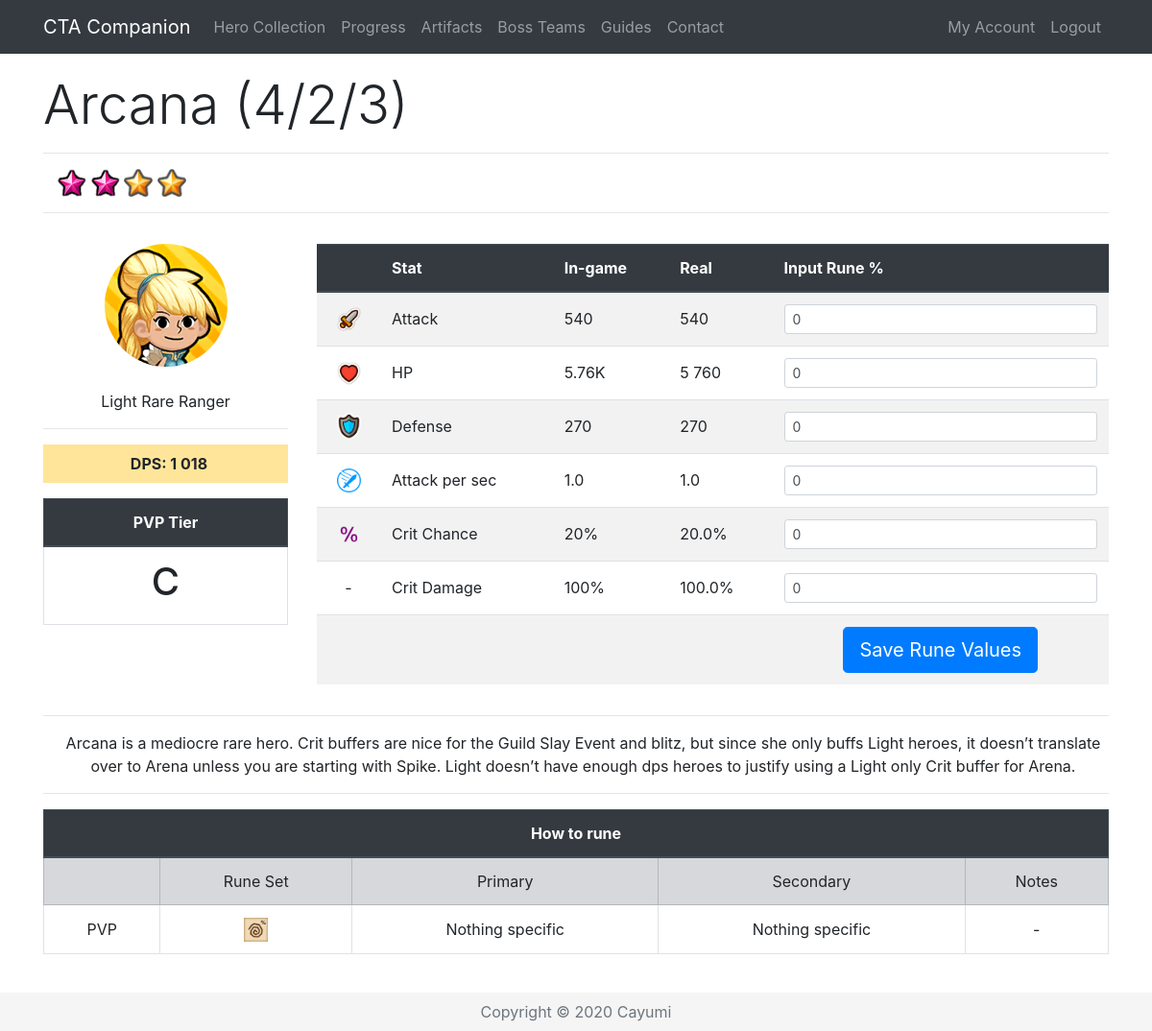
Screenshot of /Hero/4 (signed in) with the database file from the repository.
### app/models.py (models this page shows, shortened)
class Base(db.Model):
    id = db.Column(db.Integer, primary_key=True)
    name = db.Column(db.String(32), index=True, unique=True)
    nameSafe = db.Column(db.String(32), index=True, unique=True)
    job = db.Column(db.String(16), index=True)
    rarity = db.Column(db.String(16), index=True)
    element = db.Column(db.String(16), index=True)
    gender = db.Column(db.String(16), index=True)
    crusher = db.Column(db.Integer, index=True)
    fly = db.Column(db.Integer, index=True)
    blitz = db.Column(db.Integer, index=True)
    atk = db.Column(db.Integer, index=True)
    hp = db.Column(db.Integer, index=True)
    defense = db.Column(db.Integer, index=True)
    crit = db.Column(db.Integer, index=True)
    critDmg = db.Column(db.Integer, index=True)
    movespeed = db.Column(db.Integer, index=True)
    aps = db.Column(db.Integer, index=True)
    arange = db.Column(db.Integer, index=True)
    resistance = db.Column(db.Integer, index=True)
    frenzy = db.Column(db.Integer, index=True)
    dodge = db.Column(db.Integer, index=True)
    stun = db.Column(db.Integer, index=True)
    stunTime = db.Column(db.Integer, index=True)
    aoe = db.Column(db.Integer, index=True)
    ult = db.Column(db.Integer, index=True)
    kshp = db.Column(db.Integer, index=True)
    gold = db.Column(db.Integer, index=True)
    freeze = db.Column(db.Integer, index=True)
    freezeTime = db.Column(db.Integer, index=True)
    freezeDmg = db.Column(db.Integer, index=True)
    burn = db.Column(db.Integer, index=True)
    burnTime = db.Column(db.Integer, index=True)
    burnDmg = db.Column(db.Integer, index=True)
    poison = db.Column(db.Integer, index=True)
    poisonTime = db.Column(db.Integer, index=True)
    poisonDmg = db.Column(db.Integer, index=True)
    sp2 = db.Column(db.Integer, index=True)
    sp2num = db.Column(db.Integer, index=True)
    buffElement = db.Column(db.String(16), index=True)
    buffType = db.Column(db.Integer, index=True)
    buffStat = db.Column(db.String(16), index=True)
    buff = db.Column(db.Integer, index=True)
    heroes = db.relationship('Hero', backref='baseStats', lazy='dynamic')

class Hero(db.Model):
    id = db.Column(db.Integer, primary_key=True)
    level = db.Column(db.Integer, index=True)
    awaken = db.Column(db.Integer, index=True)
    wpn = db.Column(db.Integer, index=True)
    medals = db.Column(db.Integer, index=True)
    runedAtk = db.Column(db.Integer, index=True)
    runedHp = db.Column(db.Integer, index=True)
    runedDef = db.Column(db.Integer, index=True)
    runedAps = db.Column(db.Integer, index=True)
    runedCrit = db.Column(db.Integer, index=True)
    runedCritDmg = db.Column(db.Integer, index=True)
    user_id = db.Column(db.Integer, db.ForeignKey('user.id'))
    base_id = db.Column(db.Integer, db.ForeignKey('base.id'))
    def displayStat(self, stat):
        if stat < 1000:
            return str(int(round(stat, 0)))
        elif stat > 1000000:
            return str(round(stat/1000000, 2))+"M"
        else:
            return str(round(stat/1000, 2))+"K"
    def displayOther(self, x):
        return '{:,}'.format(x).replace(',', ' ')
    def atk(self):
        runedAttack = self.runedAtk
        base = self.baseStats.atk
        level = self.level
        awaken = self.awaken
        atk = int(base * (2 ** (level - 1)) * (1.5 ** awaken))
        runedAtk = atk + (atk * (runedAttack / 100))
        return int(runedAtk)
    def raidAtk(self, art, buff):
        runedAttack = self.runedAtk
        base = self.baseStats.atk
        level = self.level
        awaken = self.awaken
        atk = base * (2 ** (level - 1)) * (1.5 ** awaken)
        runedAtk = (atk + (atk * ((runedAttack+art) / 100))) * self.baseStats.crusher + atk * buff / 100
        return runedAtk
    def hp(self):
        runedHP = self.runedHp
        base = self.baseStats.hp
        level = self.level
        awaken = self.awaken
        hp = int(base * (2 ** (level - 1)) * (1.5 ** awaken))
        runedHP = hp + (hp * (runedHP / 100))
        return int(runedHP)
    def defense(self):
        runedDef = self.runedDef
        base = self.baseStats.defense
        level = self.level
        awaken = self.awaken
        defense = int(base * (2 ** (level - 1)) * (1.5 ** awaken))
        runedDef = defense + (defense * (runedDef / 100))
        return int(runedDef)
    def aps(self):
        runedAps = self.runedAps
        base = self.baseStats.aps
        runedAps = base + (base * (runedAps / 100))
        return runedAps
    def crit(self):
        runedCrit = self.runedCrit
        base = self.baseStats.crit
        return (base + runedCrit)/100
    def critDmg(self):
        runedDmg = self.runedCritDmg
        base = self.baseStats.critDmg
        return (base + runedDmg)/100
    def dpsSP2(self):
        sp2 = self.baseStats.sp2
        sp2num = self.baseStats.sp2num
        atk = self.atk()
        aps = self.aps()
        crit = self.crit()
        critDmg = self.critDmg()
        dps = ((atk * aps * (1-crit)) + (atk * aps * crit * (1+critDmg))) * (6 + sp2 * sp2num)/7
        dps = int(round(dps))
        return '{:,}'.format(dps).replace(',', ' ')

### app/routes.py (the view, shortened to what this page needs)
@app.route('/Hero/<heroid>', methods=["GET", "POST"])
@login_required
def hero(heroid):
    user = User.query.join(Hero).filter(Hero.id == heroid)
    selectedHero = Hero.query.get(heroid)
    if request.method == "GET":
        return render_template('hero.html', selectedHero=selectedHero, title=selectedHero.baseStats.name, user=user,
                               heroDict=heroDict)

### app/models.py (called while the page is built)
@login.user_loader
def load_user(id):
    return User.query.get(int(id))

### app/templates/hero.html (shortened to what this page needs)
{% extends "base.html" %}
{% block content %}
{% if user[0] == current_user %}
{% set current = selectedHero.baseStats.nameSafe %}
 <div class="row pt-3">
    <div class="col-lg-12">
      <h1 class="display-4">{{ selectedHero.baseStats.name }} ({{ selectedHero.level }}/{{ selectedHero.awaken }}/{{ selectedHero.wpn }}) </h1>
      <hr>
        {% if selectedHero.level > 0 %}
      <p class="instructions">
          {% for i in range(selectedHero.awaken) %}
          <img src="{{ url_for('static', filename='awaken.png') }}" width="30" alt="Awaken">
          {% endfor %}
          {%for i in range(selectedHero.level - selectedHero.awaken) %}
          <img src="{{ url_for('static', filename='star.png') }}" width="30" alt="Star">
          {% endfor %}
      </p>
        {% else %}
        <p class="instruction">You have not unlocked this hero.</p>
        {% endif %}
      <hr>
    </div>
 </div>
  <div class="row align-middle">
    <div class="col-lg-3 text-center align-middle pt-3">
        <img class="img-fluid rounded-circle" src="/static/{{selectedHero.baseStats.nameSafe}}.png" alt="{{selectedHero.baseStats.name}}"><br><br>
        {{ selectedHero.baseStats.element }} {{ selectedHero.baseStats.rarity }} {{ selectedHero.baseStats.job }}<hr>
        {% if selectedHero.level > 0 %}
        <p class="instructions {{selectedHero.baseStats.element}}{{selectedHero.baseStats.rarity}}"><b>DPS: {{ selectedHero.dpsSP2() }}</b></p>
        {% else %}
        <p class="instructions {{selectedHero.baseStats.element}}{{selectedHero.baseStats.rarity}}">Hero not collected</p>
        {% endif %}
        <table class="table table-bordered">
        <thead class="thead-dark">
        <tr>
            <th colspan="2">PVP Tier</th>
        </tr>
        </thead>
        <tr>
            <td><h1>
                {% if heroDict[current] %}
                {{ heroDict[current][4] }}
                {% else %}
                -
                {% endif %}
            </h1>
            </td>
        </tr>
    </table>
      </div>
      <div class="col lg-9 pt-3">
<form action="/Hero/{{ selectedHero.id }}" method="post" novalidate>
 <table class="table table-striped">
     <thead class="thead-dark">
          <tr>
              <th>&nbsp;</th>
              <th>Stat</th>
              <th>{% if selectedHero.level > 0 %}In-game{% else %}Base stat{% endif %}</th>
              <th>Real</th>
              <th>Input Rune %</th>
          </tr>
          </thead>
              <tr class="text-left">
                  <td class="align-middle text-center"><img src="{{ url_for('static', filename='atk.png') }}" width="25" alt="Attack"></td>
                  <td class="align-middle">Attack</td>
                  {% if selectedHero.level > 0 %}
                  <td class="align-middle">{{ selectedHero.displayStat(selectedHero.atk()) }}</td>
                  <td class="align-middle">{{ selectedHero.displayOther(selectedHero.atk()) }}</td>
                  <td><input type="text" maxlength="10" class="form-control form-control-sm" id="{{ selectedHero.id }}runedAtk" value="{{ selectedHero.runedAtk }}" name="{{ selectedHero.id }}runedAtk"></td>
                  {% else %}
                  <td class="align-middle">{{ selectedHero.baseStats.atk }}</td>
                  <td class="align-middle">-</td>
                  <td><input type="text" maxlength="10" class="form-control form-control-sm" disabled></td>
                  {% endif %}
              </tr>
              <tr class="text-left">
                  <td class="align-middle text-center"><img src="{{ url_for('static', filename='hp.png') }}" width="25" alt="HP"></td>
                  <td class="align-middle">HP</td>
                  {% if selectedHero.level > 0 %}
                  <td class="align-middle">{{ selectedHero.displayStat(selectedHero.hp()) }}</td>
                  <td class="align-middle">{{ selectedHero.displayOther(selectedHero.hp()) }}</td>
                  <td><input type="text" maxlength="10" class="form-control form-control-sm" id="{{ selectedHero.id }}runedHp" value="{{ selectedHero.runedHp }}" name="{{ selectedHero.id }}runedHp" onkeypress="return isNumber9(event)"></td>
                  {% else %}
                  <td class="align-middle">{{ selectedHero.baseStats.hp }}</td>
                  <td class="align-middle">-</td>
                  <td><input type="text" maxlength="10" class="form-control form-control-sm" disabled></td>
                  {% endif %}
              </tr>
              <tr class="text-left">
                  <td class="align-middle text-center"><img src="{{ url_for('static', filename='def.png') }}" width="25" alt="Defense"></td>
                  <td class="align-middle">Defense</td>
                  {% if selectedHero.level > 0 %}
                  <td class="align-middle">{{ selectedHero.displayStat(selectedHero.defense()) }}</td>
                  <td class="align-middle">{{ selectedHero.defense() }}</td>
                  <td><input type="text" maxlength="10" class="form-control form-control-sm" id="{{ selectedHero.id }}runedDef" value="{{ selectedHero.runedDef }}" name="{{ selectedHero.id }}runedDef" onkeypress="return isNumber9(event)"></td>
                  {% else %}
                  <td class="align-middle">{{ selectedHero.baseStats.defense }}</td>
                  <td class="align-middle">-</td>
                  <td><input type="text" maxlength="10" class="form-control form-control-sm" disabled></td>
                  {% endif %}
              </tr>
              <tr class="text-left">
                  <td class="align-middle text-center"><img src="{{ url_for('static', filename='aps.png') }}" width="25" alt="APS"></td>
                  <td class="align-middle">Attack per sec</td>
                  {% if selectedHero.level > 0 %}
                  <td class="align-middle">{{ selectedHero.aps()|round(2, 'common' ) }}</td>
                  <td class="align-middle">{{ selectedHero.aps() }}</td>
                  <td><input type="text" maxlength="10" class="form-control form-control-sm" id="{{ selectedHero.id }}runedAps" value="{{ selectedHero.runedAps }}" name="{{ selectedHero.id }}runedAps" onkeypress="return isNumber9(event)"></td>
                  {% else %}
                  <td class="align-middle">{{ selectedHero.baseStats.aps }}</td>
                  <td class="align-middle">-</td>
                  <td><input type="text" maxlength="10" class="form-control form-control-sm" disabled></td>
                  {% endif %}
              </tr>
                <tr class="text-left">
                  <td class="align-middle text-center"><img src="{{ url_for('static', filename='crit.png') }}" width="25" alt="Crit Chance"></td>
                  <td class="align-middle">Crit Chance</td>
                  {% if selectedHero.level > 0 %}
                  <td class="align-middle">{{ (selectedHero.crit()*100)|round|int }}%</td>
                  <td class="align-middle">{{ selectedHero.crit()*100 }}% </td>
                  <td><input type="text" maxlength="10" class="form-control form-control-sm" id="{{ selectedHero.id }}runedCrit" value="{{ selectedHero.runedCrit }}" name="{{ selectedHero.id }}runedCrit" onkeypress="return isNumber9(event)"></td>
                  {% else %}
                  <td class="align-middle">{{ selectedHero.baseStats.crit }}%</td>
                  <td class="align-middle">-</td>
                  <td><input type="text" maxlength="10" class="form-control form-control-sm" disabled></td>
                  {% endif %}
                </tr>
              <tr class="text-left">
                  <td class="align-middle text-center">-</td>
                  <td class="align-middle">Crit Damage</td>
                  {% if selectedHero.level > 0 %}
                  <td class="align-middle">{{ ((selectedHero.critDmg())*100)|round|int }}%</td>
                  <td class="align-middle">{{ (selectedHero.critDmg()*100)|round(2, 'common') }}%</td>
                  <td><input type="text" maxlength="10" class="form-control form-control-sm" id="{{ selectedHero.id }}runedCritDmg" value="{{ selectedHero.runedCritDmg }}" name="{{ selectedHero.id }}runedCritDmg" onkeypress="return isNumber9(event)"></td>
                  {% else %}
                  <td class="align-middle">{{ selectedHero.baseStats.critDmg }}%</td>
                  <td class="align-middle">-</td>
                  <td><input type="text" maxlength="10" class="form-control form-control-sm" disabled></td>
                  {% endif %}
              </tr>
     <tr class="text-center">
                  <td>&nbsp;</td>
                  <td>&nbsp;</td>
                  <td>&nbsp;</td>
                  <td>&nbsp;</td>
                  {% if selectedHero.level > 0 %}
                  <td><button class="btn btn-primary btn-lg" type="submit">Save Rune Values</button></td>
                  {% else %}
                  <td><button class="btn btn-primary btn-lg" type="submit" disabled>Save Rune Values</button></td>
                  {% endif %}
              </tr>
          </table>
</form>
    </div>
      </div>
{% if heroDict[current] %}
<div class="row">
    <div class="col-lg-12 text-center">
        <hr>
        <p class="instructions">{{ heroDict[current][5] }}</p>
        <hr>
    </div>
</div>
<div class="row">
    <div class="col-lg-12 text-center">
      <table class="table table-bordered">
          <thead class="thead-dark">
          <tr>
              <th colspan="5">How to rune</th>
          </tr>
          </thead>
          <tr class="table-secondary align-middle">
              <td>&nbsp;</td>
              <td width="18%">Rune Set</td>
              <td>Primary</td>
              <td>Secondary</td>
              <td>Notes</td>
          </tr>
          <tr class="align-middle">
              <td class="align-middle">PVP</td>
              <td class="align-middle">
                  {% for i in heroDict[current][0] %}
                  <img class="img-fluid" src="/static/{{i}}.png" alt="{{i}}" name="{{i}}" width="25">
                  {% endfor %}
              </td>
              <td class="align-middle">{{ heroDict[current][1] }}</td>
              <td class="align-middle">{{ heroDict[current][2] }}</td>
              <td class="align-middle">{{ heroDict[current][3] }}</td>
          </tr>
      </table>
    </div>
</div>
{% endif %}
<br>
{% endif %}
{% endblock %}

### app/static/style.css (style rules this page uses)
.LightRare { background-color: #FFE599; padding: 8px; }
.instructions { padding-left: 15px; }

### app/templates/base.html (style rules this page uses)
html { position: relative; min-height: 100%; }
body { margin-bottom: 40px; }

### rows the page displays
Base: baseStats.name "Arcana", baseStats.nameSafe (picture), baseStats.element "Light", baseStats.rarity "Rare", baseStats.job "Ranger", dpsSP2 "1 018", nameSafe "C", nameSafe "Arcana is a mediocre rare hero. Crit buffers are nice for the Guild Slay Event and blitz, but since she only buffs Light heroes, it doesn’t translate over to Arena unless you are starting with Spike. Light doesn’t have enough dps heroes to justify using a Light only Crit buffer for Arena.", nameSafe "Nothing specific", nameSafe "-"
Hero: level "4", awaken "2", wpn "3", displayStat "540", displayOther "540", runedAtk "0", displayStat "5.76K", displayOther "5 760", runedHp "0", displayStat "270", defense "270", runedDef "0", aps "1.0", runedAps "0", (selectedHero.crit()*100)|round|int "20", selectedHero.crit()*100 "20.0", runedCrit "0", ((selectedHero.critDmg())*100)|round|int "100", (selectedHero.critDmg()*100)|round(2,'common') "100.0", runedCritDmg "0"
